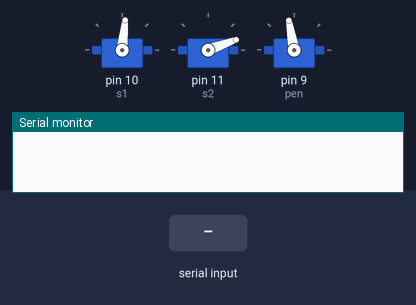
The sketch below on a simulated Arduino Uno, built with avr-gcc and run on an emulated ATmega328P. Shown: 3 × servo, the last lines printed to the serial monitor. The inputs (shaded band) are chosen by the test bench.

Above: at 1.2 s.
1.3 s: "90,45\n" received over Serial
At 3.77 s:
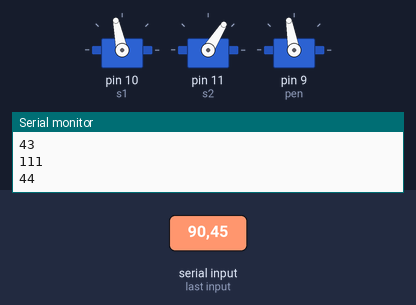
4.3 s: "200\n" received over Serial
At 5.0 s:
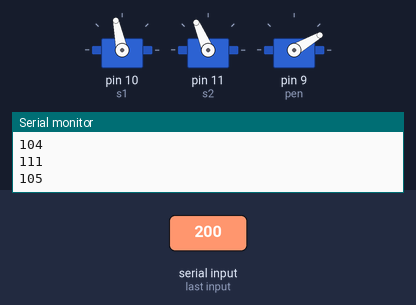
At 7.0 s:
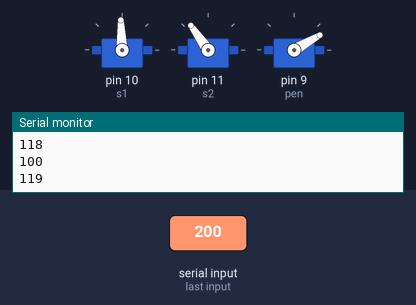
Timing chart, 0 to 8.5 s (numbered marks = the images above; inputs shaded):
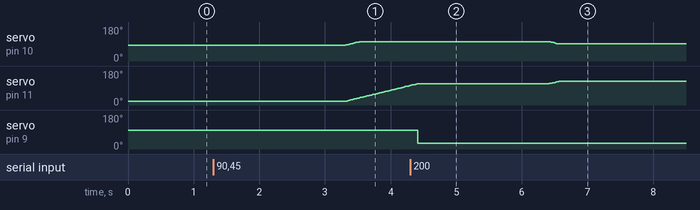

Measured:
- after the input at 1.3 s, servo on pin 10 (s1): moves from 84° to 102° over 0.20 s, starting after 2.0 s; servo on pin 11 (s2): moves from 20° to 102° over 0.96 s, starting after 2.0 s
- after the input at 4.3 s, servo on pin 10 (s1): 102° → 92° after 2.1 s

The sketch:

ARDUINO_IK.ino
```cpp
#include<Servo.h>

Servo s1;
Servo s2;
Servo pen;
int q = 1;
double angle1, angle2;      //ANGLE1--base servo(8-160)  ANGLE2--joint servo(1-142)- calibration.
float a1 = 15, a2 = 17.2, x, y; //link lengths a1 and a2
int c = 1;
int iangle1, iangle2;     //target angles
int diff1, diff2;
void sweep(int, int);     //function for smooth change of angles

int xangle1, xangle2;     //current state
void setup()
{
  Serial.begin(9600);

  angle1 = 90; //initial angle values
  angle2 = 0;
  xangle1 = 90;
  xangle2 = 0;
  angle1=map(angle1,0,180,4,164);                      //servo calibration
  angle2=map(angle2,0,180,20,180);
  //angle1 = (angle1 / 180) * 150 + 10;
  //angle2 = (angle2 / 180) * 152 + 0;
  s1.attach(10);
  s2.attach(11);
  pen.attach(9);
  s1.write(angle1);
  s2.write(angle2);                                    //writing initial angles
  pen.write(100);
}

void loop() {
  if (Serial.available() > 0)
  {
    x = Serial.readStringUntil(' ').toFloat();           //recieving values from python code
    y = Serial.readStringUntil('\n').toFloat();
    Serial.println(x);
    Serial.println(y);
    //x=600-x;
    // x = map(x, 0, 600, -22, -3.8);
    //y = map(y, 0, 600, 3.8, 21.2);
    y = ((y / 600) * 18.5) + 3.5;                        //mapping according to A4
    x = -(22 - ((x / 600) * 18.5 ));
    Serial.print(angle1);
    Serial.println(y);
    angle2 = acos((x * x + y * y - a1 * a1 - a2 * a2) / (2 * a1 * a2));        //INVERSE KINEMATICS FOR ANGLE 2(END EFFECTOR)
    angle1 = atan(y / x) - atan((a2 * sin(angle2)) / (a1 + a2 * cos(angle2))); //INVERSE KINEMATICS FOR ANGLE 1(BASE)
    if (angle1 < 0)
    { angle1 += 3.14;
    }
    angle1 = angle1 * 57.2957795;
    angle2 = angle2 * 57.2957795;
    Serial.print(angle1);
    Serial.print(angle2);
    sweep(angle1, angle2);
    pen.write(30);
  }
}

void sweep(int iangle1, int iangle2)
{ //Serial.println("sweep");
  if (xangle1 > iangle1)
  {
    diff1 = 0;
  }
  else
  {
    diff1 = 1;
  }
  if (xangle2 > iangle2)
  {
    diff2 = 0;
  }
  else {
    diff2 = 1;
  }
  int i = xangle1;
  int j = xangle2;
  while (!((i == iangle1) && (j == iangle2)))
  {

    if (diff1 == 0 && diff2 == 0)
    {
      if (i-iangle1 > q) {
        i -= q;
      }
      else{i=iangle1;}
      if (j-iangle2 > q) {
        j -= q;
      }
      else{j=iangle2;}
    }
    if (diff1 == 0 && diff2 == 1) {
      if (i -iangle1>q ) {
        i -= q;
      }
      else{i=iangle1;}
      if (iangle2-j > q) {
        j += q;
      }
      else{j=iangle2;}
    }
    if (diff1 == 1 && diff2 == 0)
    {
      if (iangle1-i > q) {
        i += q;
      }
      else{i=iangle1;}
      if (j-iangle2 > q) {
        j -= q;
      }
      else{j=iangle2;}
    }
    if (diff1 == 1 && diff2 == 1) {
      if (iangle1-i > q) {
        i += q;
      }
      else{i=iangle1;}
      if (iangle2-j > q) {
        j += q;
      }
      else{j=iangle2;}
    }
    int i1 = i;
    int j1 = j;
    i1=map(i1,0,180,4,164);
  j1=map(j1,0,180,20,180);
    //i1 = (i1 / 180) * 150 + 10;
    //j1 = (j1 g/ 180) * 152 + 0;
    s1.write(i1);
    s2.write(j1);
    Serial.println(i);
    Serial.println(j);
    delay(10);
  }
  xangle1 = iangle1;
  xangle2 = iangle2;
}
```
